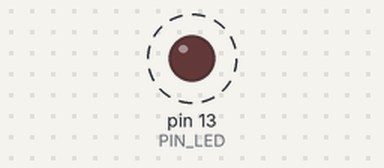
Bench run of a sketch on a simulated Arduino Uno, built with avr-gcc and run on an emulated ATmega328P. Shown: output pins drawn as LEDs (lit = HIGH). Dashed ring = blinking. What the sketch prints to the serial monitor is not drawn.

Above: at 0.6 s.
Timing chart, 0 to 3.0 s (numbered marks = the images above):
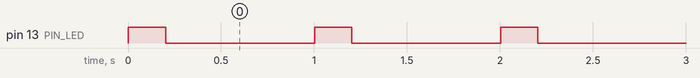

Measured:
- by itself, pin 13 (PIN_LED): alternates HIGH for 0.20 s and LOW for 0.80 s

The sketch:

sketch.ino
```cpp
const int PIN_LED = 13;
int contador = 0;

void setup() {
  // put your setup code here, to run once:
  pinMode(PIN_LED, OUTPUT);

  Serial.begin(9600);
  Serial.println("=== LAB01 - EJERCICIO DE MODIFICACION 1===");
}

void loop() {
  // put your main code here, to run repeatedly:
  contador++;
  digitalWrite(PIN_LED, HIGH);
  Serial.print("[#");
  Serial.print(contador);
  Serial.println("] LED ->  ENCENDIDO");
  delay(200);

  digitalWrite(PIN_LED, LOW);
  Serial.print("[#");
  Serial.print(contador);
  Serial.println("] LED ->  APAGADO");
  delay(800);
}
```
